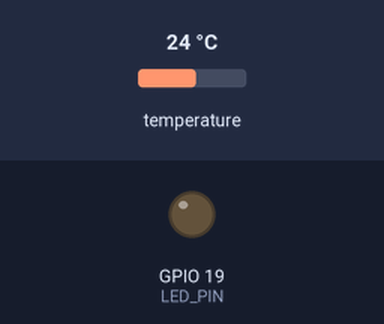
Simulated run of this sketch. Board: ESP32-S3. On the bench: output pins drawn as LEDs (lit = HIGH). The test bench sets the inputs (shaded band); at power-on: temperature 24 °C. WiFi joins after 1.5 s; servers stay silent unless stated; the local clock reads 2024-03-15 10:24:30 at power-on unless the sketch sets it; what the sketch prints to the serial monitor is not drawn.

Above: at 2.7 s.
2.8 s: temperature set to 33.2 °C
5.1 s: temperature set to 34.6 °C
At 6.0 s:
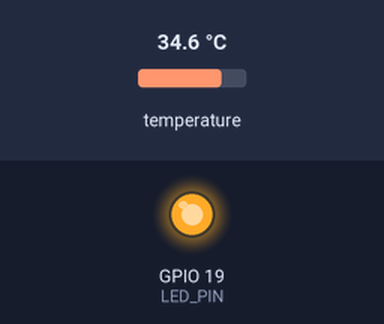
Timing chart, 0 to 8.1 s (numbered marks = the images above; inputs shaded):
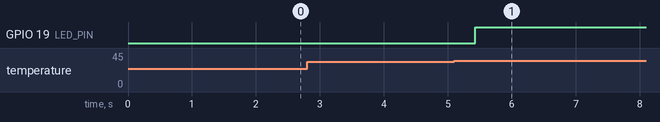

The sketch:

RTC_Telegram_V6.ino
```cpp
#include <Wire.h>
#include "RTClib.h"
#include <WiFi.h>
#include <WiFiClientSecure.h>
#include <UniversalTelegramBot.h>

/* WIFI CREDENTIALS */
const char* ssid = "Sonin KH";
const char* password = "77771112";

/* TELEGRAM BOT CREDENTIALS */
#define BOT_TOKEN "8084553369:AAHgqoTlB1nURTs69WxGDE2KLjEXDW4soAw"
#define CHAT_ID   "843845173"

/* I2C PINS FOR ESP32-S3 (RTC) */
#define SDA_PIN 8
#define SCL_PIN 9

/* LED PIN */
#define LED_PIN 19

RTC_DS3231 rtc;

char daysOfTheWeek[7][12] = {
  "Sunday", "Monday", "Tuesday", "Wednesday", "Thursday", "Friday", "Saturday"
};

WiFiClientSecure client;
UniversalTelegramBot bot(BOT_TOKEN, client);

unsigned long previousMillis = 0;
const unsigned long interval = 30; /* 3 SECONDS */

int onHour = -99999, onMinute = -99999;
int offHour = -99999, offMinute = -99999;

bool manualOverride = false;
bool manualOn = false;

void setup() {
  Serial.begin(115200);

  Wire.begin(SDA_PIN, SCL_PIN);
  pinMode(LED_PIN, OUTPUT);
  digitalWrite(LED_PIN, LOW);

  if (!rtc.begin()) {
    Serial.println("Couldn't find RTC");
    while (1) delay(10);
  }

  if (rtc.lostPower()) {
    Serial.println("RTC lost power, setting time!");
    rtc.adjust(DateTime(F(__DATE__), F(__TIME__)));
  }

  WiFi.begin(ssid, password);
  Serial.print("Connecting to WiFi");
  while (WiFi.status() != WL_CONNECTED) {
    delay(500);
    Serial.print(".");
  }
  Serial.println("\n📶 WiFi connected");

  client.setInsecure();
}

void handleTelegramMessages() {
  int numNewMessages = bot.getUpdates(bot.last_message_received + 1);

  while (numNewMessages) {
    for (int i = 0; i < numNewMessages; i++) {
      String text = bot.messages[i].text;
      String chat_id = bot.messages[i].chat_id;

      if (text.startsWith("/seton ")) {
        int sep = text.indexOf(":");
        if (sep > 7) {
          onHour = text.substring(7, sep).toInt();
          onMinute = text.substring(sep + 1).toInt();
          bot.sendMessage(chat_id, "✅ LED ON scheduled at " + String(onHour) + ":" + String(onMinute), "");
        }
      } else if (text.startsWith("/setoff ")) {
        int sep = text.indexOf(":");
        if (sep > 8) {
          offHour = text.substring(8, sep).toInt();
          offMinute = text.substring(sep + 1).toInt();
          bot.sendMessage(chat_id, "✅ LED OFF scheduled at " + String(offHour) + ":" + String(offMinute), "");
        }
      } else if (text == "/status") {
        String msg = "🔧 LED Schedule:\n";
        msg += "🟢 ON: " + (onHour >= 0 ? (String(onHour) + ":" + String(onMinute)) : "Not Set") + "\n";
        msg += "🔴 OFF: " + (offHour >= 0 ? (String(offHour) + ":" + String(offMinute)) : "Not Set") + "\n";
        msg += String("🛑 Manual Override: ") + (manualOn ? "ACTIVE (ON forever)" : "Inactive") + "\n";
        bot.sendMessage(chat_id, msg, "");
      } else if (text == "/seton") {
        manualOn = true;
        manualOverride = true;
        bot.sendMessage(chat_id, "✅ LED turned ON permanently", "");
      } else if (text == "/setoff") {
        manualOn = false;
        manualOverride = false;
        bot.sendMessage(chat_id, "✅ LED turned OFF", "");
      }
    }
    numNewMessages = bot.getUpdates(bot.last_message_received + 1);
  }
}

void loop() {
  handleTelegramMessages();

  unsigned long currentMillis = millis();
  if (currentMillis - previousMillis >= interval) {
    previousMillis = currentMillis;

    DateTime now = rtc.now();
    String yearStr = String(now.year());
    String monthStr = (now.month() < 10 ? "0" : "") + String(now.month());
    String dayStr = (now.day() < 10 ? "0" : "") + String(now.day());
    String hourStr = (now.hour() < 10 ? "0" : "") + String(now.hour());
    String minuteStr = (now.minute() < 10 ? "0" : "") + String(now.minute());
    String secondStr = (now.second() < 10 ? "0" : "") + String(now.second());
    String dayOfWeek = daysOfTheWeek[now.dayOfTheWeek()];
    float rtcTemp = rtc.getTemperature();

    bool ledStatus = digitalRead(LED_PIN);
    String tempCondition;

    /* TEMPERATURE CONTROL LOGIC (OPTIONAL) */
    if (rtcTemp >= 31 && rtcTemp <= 33) {
      tempCondition = " | (COLD)";
      if (!manualOverride) ledStatus = false;
    } else if (rtcTemp > 33 && rtcTemp < 34) {
      tempCondition = " | (NORMAL)";
      if (!manualOverride) ledStatus = false;
    } else if (rtcTemp >= 34 && rtcTemp <= 35) {
      tempCondition = " | (HOT)";
      if (!manualOverride) ledStatus = true;
    }

    /* ALWAYS CHECK SCHEDULED OFF */
    if (offHour >= 0 && now.hour() == offHour && now.minute() == offMinute) {
      manualOverride = false;
      manualOn = false;
    }

    /* ONLY ALLOW SCHEDULED ON IF MANUAL OVERRIDE IS NOT ACTIVE */
    if (!manualOverride) {
      if (onHour >= 0 && now.hour() == onHour && now.minute() == onMinute) {
        manualOverride = true;
        manualOn = true;
      }
    }

    /* MANUAL OVERRIDE CONTROL */
    if (manualOverride) {
      ledStatus = manualOn;
    }

    /* LED CONTROL */
    digitalWrite(LED_PIN, ledStatus ? HIGH : LOW);

    String ledStr = ledStatus ? "💡 LED : ON" : "💡 LED : OFF";

    /* FORMAT MESSAGE */
    String message = "📅 " + dayOfWeek + " | " + dayStr + "/" + monthStr + "/" + yearStr + "\n" +
                     "🕒 " + hourStr + ":" + minuteStr + ":" + secondStr + "\n" +
                     "🌡️ Temp: " + String(rtcTemp, 2) + "ºC" + tempCondition + "\n" +
                     ledStr;

    /* PRINT TO SERIAL */
    Serial.println(message);
    Serial.println();

    /* SEND TO TELEGRAM */
    bot.sendMessage(CHAT_ID, message, "Markdown");
  }
}
```

Measured:
- the behaviour switches between 33.8 and 33.9 °C on temperature (found by bisection; images 0 and 1)
- after the input at 2.8 s, every drawn part: stays the same
- after the input at 5.1 s, GPIO 19 (LED_PIN): LOW → HIGH after 0.33 s
